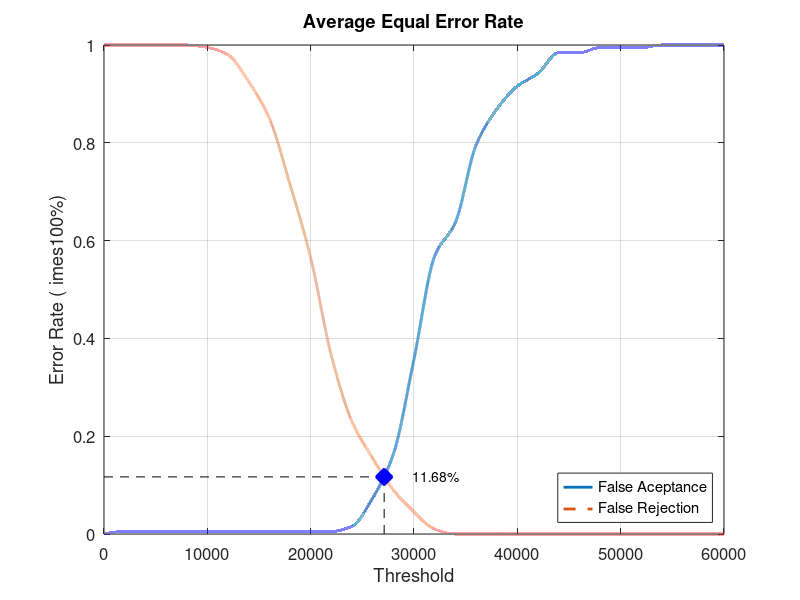
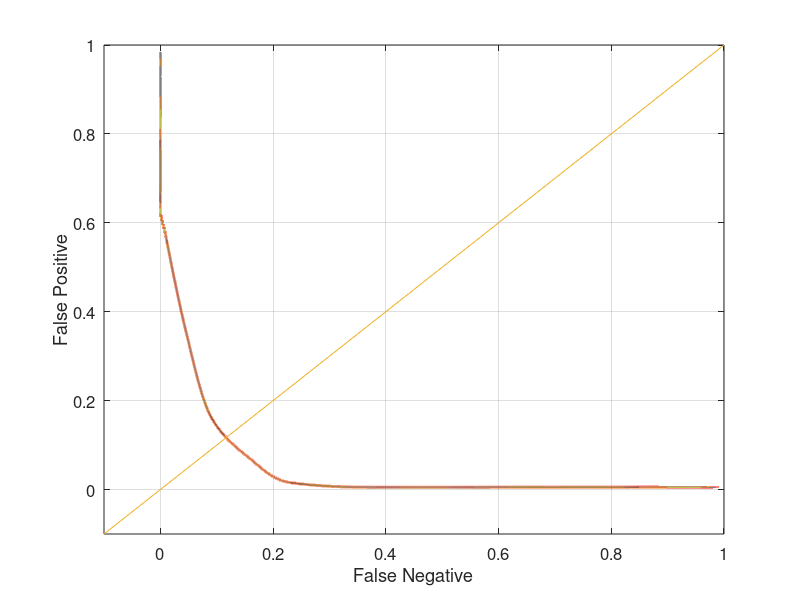

These figures' MATLAB source, in order:
close all;
clear;
clc;
x = 0:2000:60000;
xq = 0:0.5:60000;

y0 = [0 0.00526316 0.00526316 0.00526316 0.00526316 0.00526316 0.00526316 0.00526316 0.00526316 0.00526316 0.00526316 0.00526316 0.0157895 0.0736842 0.163158 0.357895 0.568421 0.636842 0.794737 0.868421 0.915789 0.942105 0.984211 0.984211 0.994737 0.994737 0.994737 1 1 1 1]
yy0 = interp1(x, y0, xq, 'pchip');
y1 = [1 1 1 1 1 0.995 0.98 0.925 0.85 0.715 0.565 0.365 0.23 0.155 0.09 0.045 0.01 0 0 0 0 0 0 0 0 0 0 0 0 0 0]
yy1 = interp1(x, y1, xq, 'pchip');

% Calculating EER: 
y2 = abs(y0 - y1);
find(y2 == min(y2))
yy2 = abs(yy0 - yy1);
xEER = find(yy2 == min(yy2));
xEERIndex = xq(xEER) % X-axis EER
yEER = yy0(xEER) % Y-axis EER

main = figure
plot(xq, yy0,'-','LineWidth', 2);	hold on
plot(xq, yy1,'--','LineWidth', 2);	hold on
plot([xEERIndex xEERIndex], [0 yEER], 'k--');	hold on
plot([0 xEERIndex], [yEER yEER], 'k--');	hold on
plot(xEERIndex, yEER, 'bx', 'LineWidth', 10);	hold on
text(xEERIndex + 10 * xEERIndex / 100, yEER, [num2str(round((10000 * yEER)) / 100) '%'])
legend('False Aceptance', 'False Rejection', 'Location', 'SouthEast')
xlabel('Threshold')
ylabel('Error Rate (	imes100%)')
title('Average Equal Error Rate')
set(gca, 'FontSize', 12)
axis([0 60000 0 1])
grid on

print(main, 'Database3_1Main', '-dpng');
FNRxFPR = figure('Color', [1 1 1]);
plot(yy1, yy0, '-', yy1, yy0, 'LineWidth', 2);
hold on
y = -0.1:0.1:1
plot(y, y); 
set(gca, 'FontSize', 12)
xlabel('False Negative')
ylabel('False Positive')
axis([-0.1 1 -0.1 1])
set(gca, 'FontSize', 12)
grid on

print(FNRxFPR, 'Database3_1FNRxFPR','-dpng');
